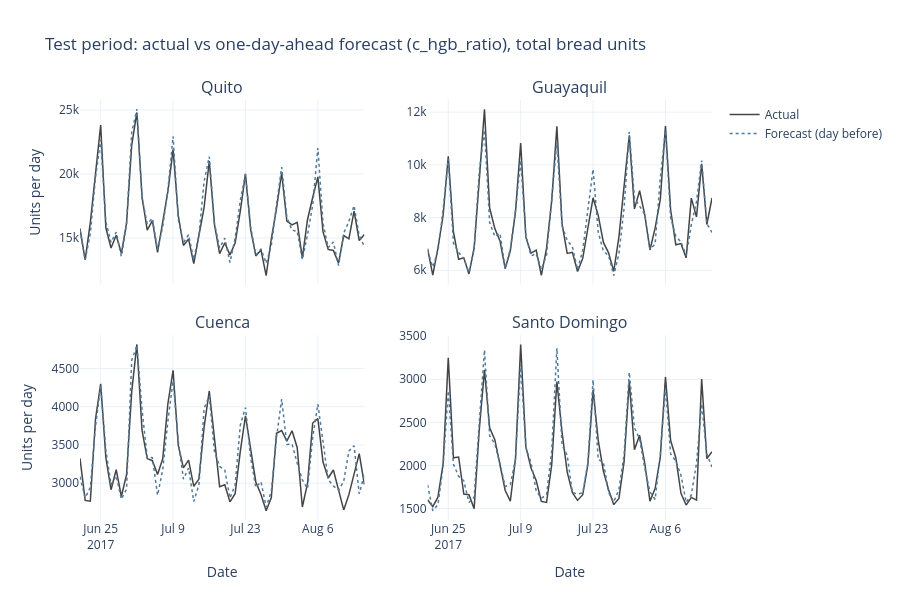

Notebook source saved alongside this figure:
### Markdown cell above
### How to read it
(Fill in together after running.)

### What it means
(Fill in together after running.)

### What's next and why
(Fill in together after running.)

### Code cell
# 6g. Chart: test period, actual vs forecast, one panel per warehouse
WAREHOUSES = ["Quito", "Guayaquil", "Cuenca", "Santo Domingo"]
fig = make_subplots(rows=2, cols=2, subplot_titles=WAREHOUSES, shared_xaxes=True, vertical_spacing=0.12)
for i, wh in enumerate(WAREHOUSES):
    r, c = i // 2 + 1, i % 2 + 1
    part = test_out[test_out["warehouse"] == wh].sort_values("date")
    fig.add_trace(go.Scatter(x=part["date"], y=part["actual"], mode="lines", name="Actual",
                             line=dict(color="#444444", width=1.5), showlegend=(i == 0)), row=r, col=c)
    fig.add_trace(go.Scatter(x=part["date"], y=part["forecast"], mode="lines", name="Forecast (day before)",
                             line=dict(color="#4f7a9c", width=1.5, dash="dot"), showlegend=(i == 0)), row=r, col=c)
    fig.update_yaxes(title_text="Units per day" if c == 1 else None, row=r, col=c)
    fig.update_xaxes(title_text="Date" if r == 2 else None, row=r, col=c)
fig.update_layout(title=f"Test period: actual vs one-day-ahead forecast ({BEST_NAME}), total bread units",
                  template="plotly_white", height=600, legend_title_text="")
fig.show()
